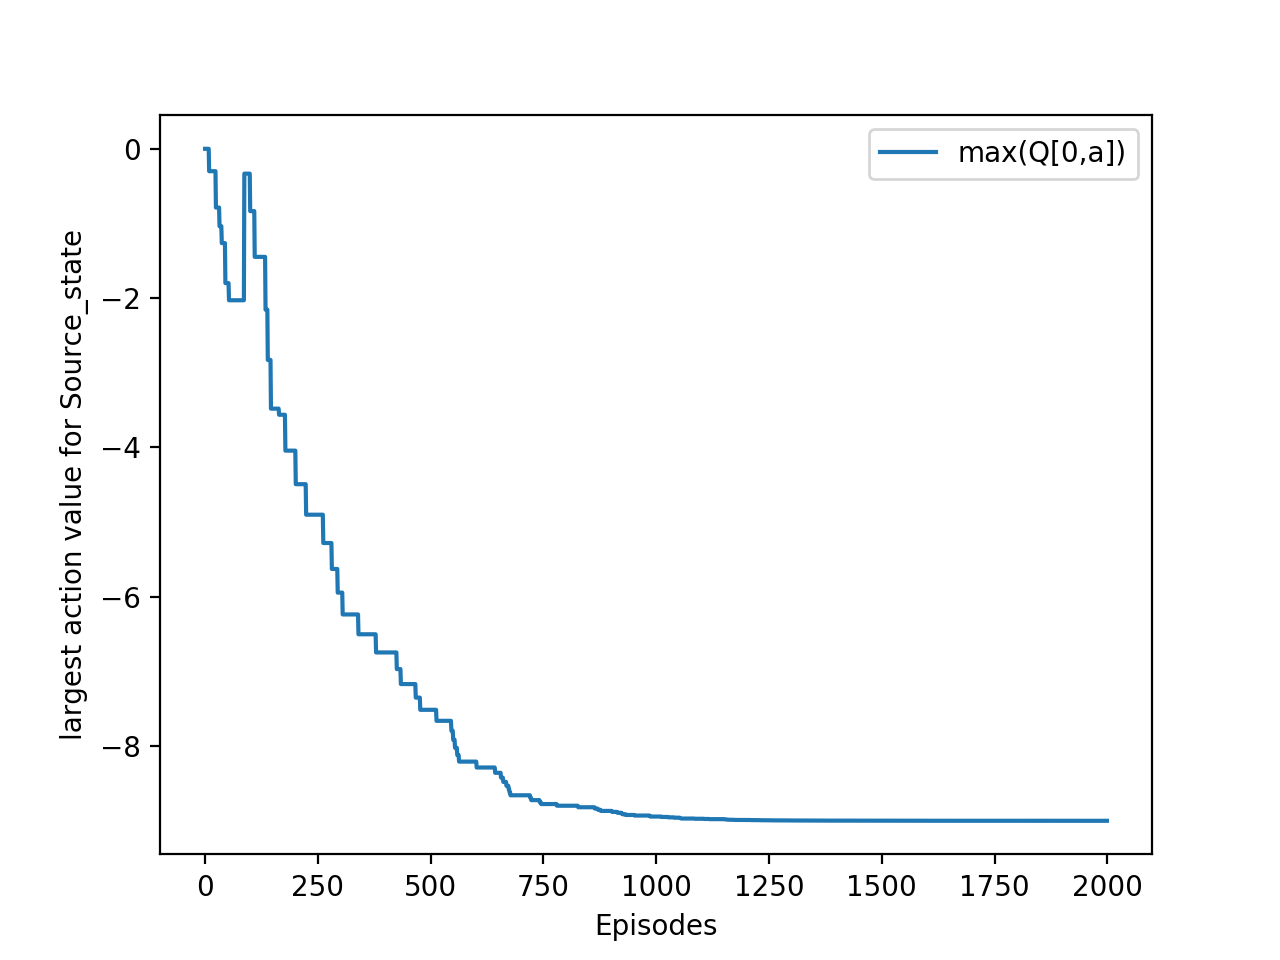

Reproduce this figure in Python.
import numpy as np
import random 
import matplotlib.pyplot as plt
#set the parameters
alpha= 0.01
epsilon=0.1
num_states= 8
#list for the largest q value of the start node for the current episode 
Source_state=[]
#save result of different parameters 
def save_results(data, filename): 
	  with open(filename, "a") as data_file:
	  	data_file.write("%s\n" %data)
	  data_file.close()
#possible action table
action_table= np.array([[1,2,3],[4,5],[5],[5,6],[7],[7],[7]])

#Set the reward table 
reward_table= np.matrix([[-np.inf,-1,-3,-5,-np.inf, -np.inf, -np.inf,-np.inf],
	[-np.inf,-np.inf,-np.inf,-np.inf,-7, -9, -np.inf,-np.inf],
	[-np.inf,-np.inf,-np.inf,-np.inf,-np.inf, -3, -np.inf,-np.inf],
	[-np.inf,-np.inf,-np.inf,-np.inf,-np.inf, -7, -2,-np.inf],
	[-np.inf,-np.inf,-np.inf,-np.inf,-np.inf, -np.inf, -np.inf,-5],
	[-np.inf,-np.inf,-np.inf,-np.inf,-np.inf, -np.inf, -np.inf,-4],
	[-np.inf,-np.inf,-np.inf,-np.inf,-np.inf, -np.inf, -np.inf,-2],
	[-np.inf,-np.inf,-np.inf,-np.inf,-np.inf, -np.inf, -np.inf,-np.inf]])
#corresponding table
Rewards = {0:'S',1:'A',2:'B',3:'C',4:'D',5:'E',6:'F',7:'T'}
#optimal policy
policy= np.zeros(7)
#initialize q table
q_table=np.zeros((8,8))
#number of episodes
num_episodes=10000
yes=0
for i in range(num_episodes):
	print('episode',i)
	#trajectory to keep track of the states passed for each episode
	trajectory = []
	init_state= random.randint(0,6)
	state= np.asarray([init_state])
	#epsilon greedy for generating action
	probability= random.uniform(0,1)
	trajectory.append(init_state)
	print("init_state",state[0])
	#epsilon greedy for generating action
	if (probability>epsilon):
			action = random.choice(action_table[state[0]])
	else:
			
		if ((np.amin(q_table[state[0]]))==0):
			action=random.choice(action_table[state[0]])
		else:
			print('yes',q_table[state[0]])
			tmp=np.array([q_table[state[0]][x] for x in action_table[state[0]] if x!=0])
			max3=np.max(tmp[np.nonzero(tmp)])
			print('tmp',tmp,'max3',max3)
				
			action= list(q_table[state[0]]).index(max3)
	#print('first action',action)
	

	is_terminal = False
	while is_terminal== False:
		#next state is the current action
		next_state= action
		print("next_state",next_state)
		#when reaching the terminal state
		if next_state==7:
			print("reach terminal state")
			trajectory.append(next_state)
			#update the q table
			q_table[state[0],action]= q_table[state[0],action]+alpha*(reward_table[state[0],action]-
												q_table[state[0],action])
			
			print("trajectory",trajectory)
			print('q_table',q_table)
			#get the max q value for the start node
			if (np.amin(q_table[0])==0):
				Source_state.append(np.max(q_table[0]))

			else:
				Source_state.append(np.max(q_table[0][np.nonzero(q_table[0])]))	
			is_terminal=True
			break
		prob= random.uniform(0,1)
		

		#epsilon greedy method
		if (prob<epsilon):
			next_action = random.choice(action_table[next_state])
		else:
			
			if ((np.amin(q_table[next_state]))==0):
				next_action=random.choice(action_table[next_state])
			else:
				print('yes',q_table[next_state])
				tmp1=np.array([q_table[next_state][x]for x in action_table[next_state] if x!=0])
				max2=np.max(tmp1[np.nonzero(tmp1)])
				print('tmp1',tmp1,'max2',max2)
				
				next_action= list(q_table[next_state]).index(max2)

		#update the q table if not in the terminal state
		print("state[0]",state[0],"action",action,"next_state",next_state,"next_action",next_action)
		q_table[state[0],action]= q_table[state[0],action]+alpha*(reward_table[state[0],action]+q_table[next_state,next_action]-
												q_table[state[0],action])
		# next state becomes the current state,next action becomes the current action
		state[0]=next_state
		action= next_action
		trajectory.append(next_state)
		
		
			
#save the results for different parameters		
#for i in range(num_episodes):
#	save_results(Source_state[i],"sarsa_alpha_0.01_epsilon_0.1.dat")

print("yes",yes)
print('final_q_table',q_table)
for i in range(7):
	policy[i]=list(q_table[i]).index(np.max(q_table[i][np.nonzero(q_table[i])]))
print('final policy',policy)
#draw the figure
plt.figure(1)
plt.plot(Source_state,label="max(Q[0,a])")
plt.xlabel("Episodes")
plt.ylabel("largest action value for Source_state")
plt.legend()
plt.show()
